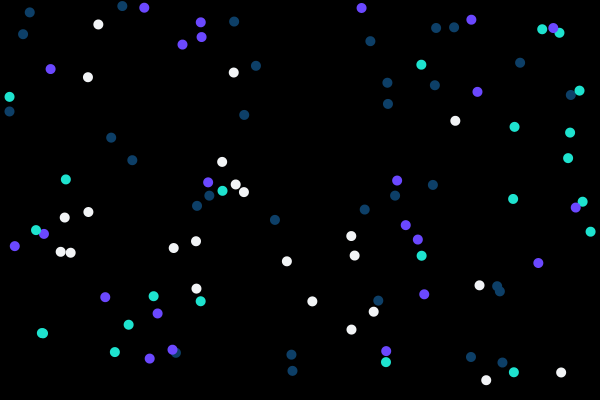
Frame 1 (no input)
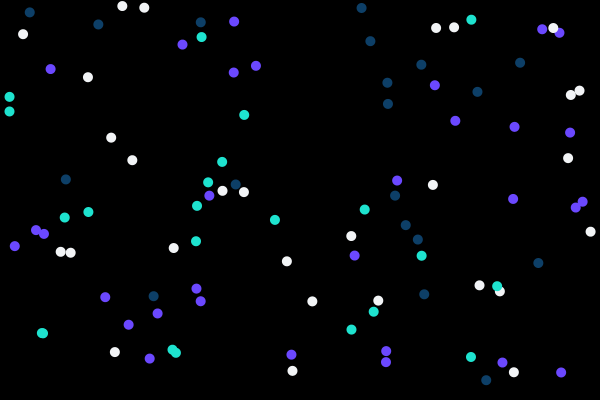
Frame 60 (the mouse pressed at the canvas centre just before this capture)
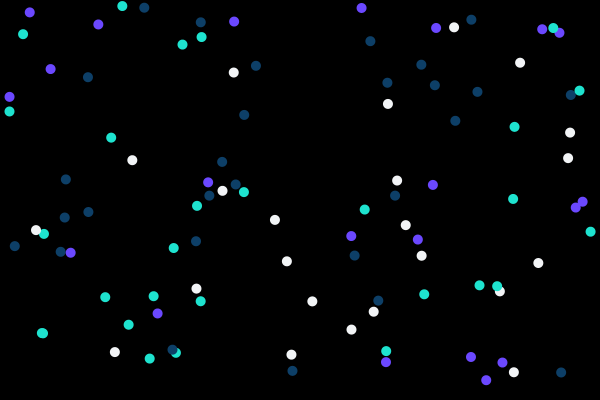
Frame 120 (the mouse held since frame 60 and released just before this capture)

The Processing sketch that drew these frames (run headless with seeded random() and noise(); from frame 60 on, the mouse is pressed at the canvas centre):

// Processing sketch: clase09e04
// ── clase09e04.pde
int cantidadPelotitas = 100;

PVector[] pelotitas;
int colores[] = {#f2f4f6, #1ee3cf, #6b48ff, #0d3f67};

void setup() {
  size(600, 400);
  pelotitas = new PVector[cantidadPelotitas];

  for (int i = 0; i < cantidadPelotitas; i++) {
    float posicionX = random(0, width);
    float posicionY = random(0, height);
    pelotitas[i] = new PVector(posicionX, posicionY);
  }
}

void draw() {
  background(0);
  fill(255);
  noStroke();

  for (int i = 0; i < cantidadPelotitas; i++) {
    fill(rcol());
    ellipse(pelotitas[i].x, pelotitas[i].y, 10, 10);
  }
}

class Pelotita {
  Pelotita(){
  }
}

int rcol() {
  return colores[int(random(colores.length))];
};
